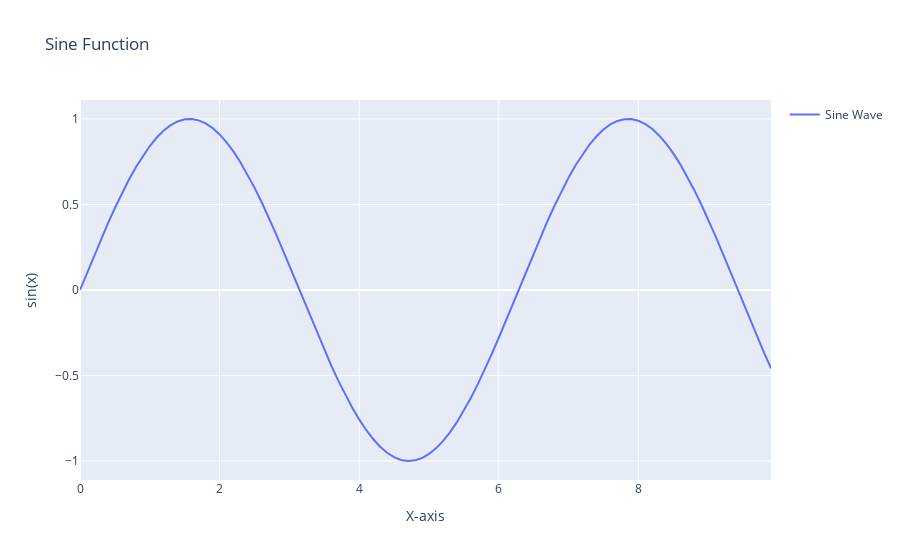

The code cell stored with this chart in its notebook:
### Code cell
from visualizations.visualizations import MatplotlibPlots
from visualizations.visualizations import PlotlyPlots
import numpy as np

x = np.arange(0, 10, 0.1)
y = np.sin(x)

mpl = MatplotlibPlots(save=False, show=True)
pp = PlotlyPlots(save=False, show=True)

mpl.line_plot({"Sine Wave": (x, y)}, "Sine Function", "X-axis", "sin(x)", "sine_wave_matplotlib")
pp.line_plot({"Sine Wave": (x, y)}, "Sine Function", "X-axis", "sin(x)", "sine_wave_plotly")
